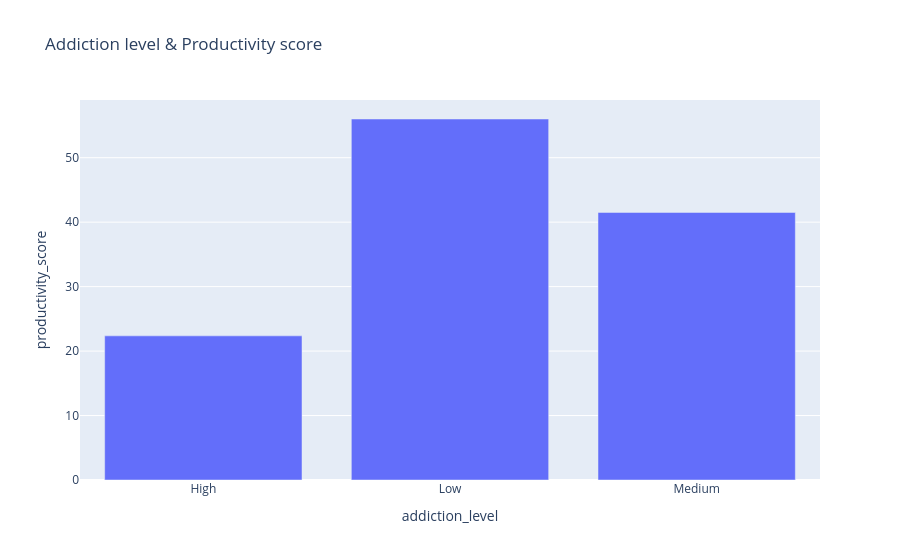

Write notebook code for a chart like this one.
### Code cell
fig=px.bar(avg1, x="addiction_level", y="productivity_score",title="Addiction level & Productivity score")
fig.show()

### Figure 1 — Plotly figure (JSON) as saved in the notebook; plotly's stock layout.template omitted (floating-point values rounded to 4 significant figures)
{"data": [{"hovertemplate": "addiction_level=%{x}<br>productivity_score=%{y}<extra></extra>", "legendgroup": "", "marker": {"color": "#636efa", "pattern": {"shape": ""}}, "name": "", "orientation": "v", "showlegend": false, "textposition": "auto", "type": "bar", "x": ["High", "Low", "Medium"], "xaxis": "x", "y": [22.36, 56.0, 41.5], "yaxis": "y"}], "layout": {"barmode": "relative", "legend": {"tracegroupgap": 0}, "title": {"text": "Addiction level & Productivity score"}, "xaxis": {"anchor": "y", "domain": [0, 1], "title": {"text": "addiction_level"}}, "yaxis": {"anchor": "x", "domain": [0, 1], "title": {"text": "productivity_score"}}}}
